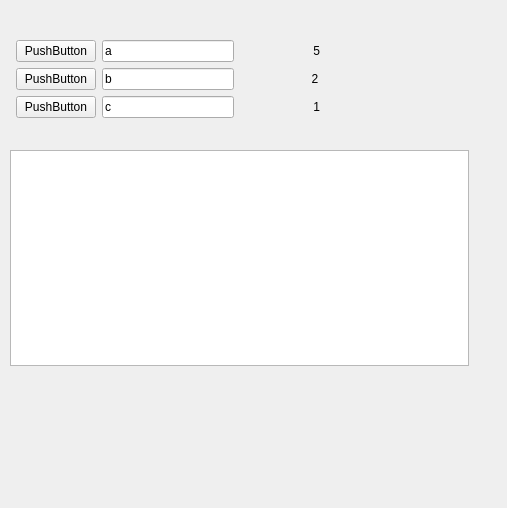
<?xml version="1.0" encoding="UTF-8"?>
<ui version="4.0">
 <class>Form</class>
 <widget class="QWidget" name="Form">
  <property name="geometry">
   <rect>
    <x>0</x>
    <y>0</y>
    <width>507</width>
    <height>508</height>
   </rect>
  </property>
  <property name="windowTitle">
   <string>Form</string>
  </property>
  <widget class="QWidget" name="layoutWidget">
   <property name="geometry">
    <rect>
     <x>10</x>
     <y>40</y>
     <width>380</width>
     <height>97</height>
    </rect>
   </property>
   <layout class="QFormLayout" name="formLayout">
    <item row="2" column="1">
     <layout class="QGridLayout" name="gridLayout_2">
      <item row="2" column="1">
       <widget class="QLineEdit" name="le3">
        <property name="text">
         <string>c</string>
        </property>
       </widget>
      </item>
      <item row="2" column="0">
       <widget class="QPushButton" name="pb3">
        <property name="text">
         <string>PushButton</string>
        </property>
       </widget>
      </item>
      <item row="1" column="0">
       <widget class="QPushButton" name="pb2">
        <property name="text">
         <string>PushButton</string>
        </property>
       </widget>
      </item>
      <item row="1" column="1">
       <widget class="QLineEdit" name="le2">
        <property name="text">
         <string>b</string>
        </property>
       </widget>
      </item>
      <item row="0" column="0">
       <widget class="QPushButton" name="pb1">
        <property name="text">
         <string>PushButton</string>
        </property>
       </widget>
      </item>
      <item row="0" column="1">
       <widget class="QLineEdit" name="le1">
        <property name="text">
         <string>a</string>
        </property>
       </widget>
      </item>
      <item row="0" column="2">
       <widget class="QLabel" name="label">
        <property name="text">
         <string> 5</string>
        </property>
        <property name="alignment">
         <set>Qt::AlignCenter</set>
        </property>
       </widget>
      </item>
      <item row="1" column="2">
       <widget class="QLabel" name="label_2">
        <property name="minimumSize">
         <size>
          <width>150</width>
          <height>0</height>
         </size>
        </property>
        <property name="text">
         <string>2</string>
        </property>
        <property name="alignment">
         <set>Qt::AlignCenter</set>
        </property>
       </widget>
      </item>
      <item row="2" column="2">
       <widget class="QLabel" name="label_3">
        <property name="text">
         <string> 1</string>
        </property>
        <property name="alignment">
         <set>Qt::AlignCenter</set>
        </property>
       </widget>
      </item>
     </layout>
    </item>
   </layout>
  </widget>
  <widget class="QTextEdit" name="tbLog">
   <property name="geometry">
    <rect>
     <x>10</x>
     <y>150</y>
     <width>459</width>
     <height>216</height>
    </rect>
   </property>
  </widget>
 </widget>
 <resources/>
 <connections/>
</ui>
